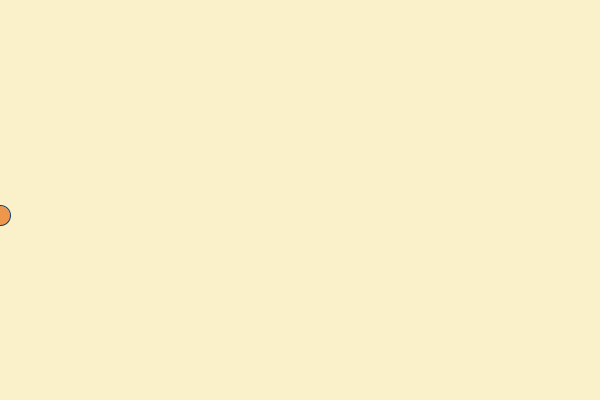
Frame 1 (no input)
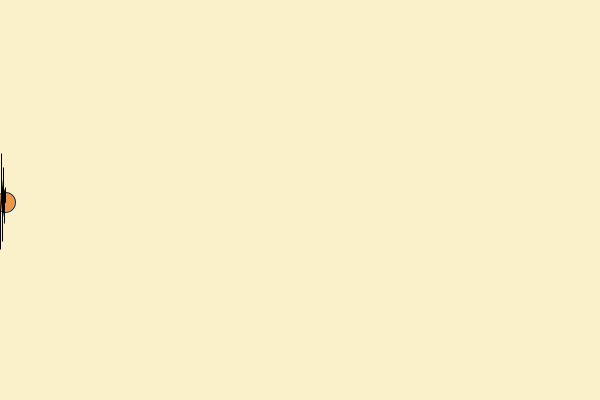
Frame 60 (the mouse pressed at the canvas centre just before this capture)
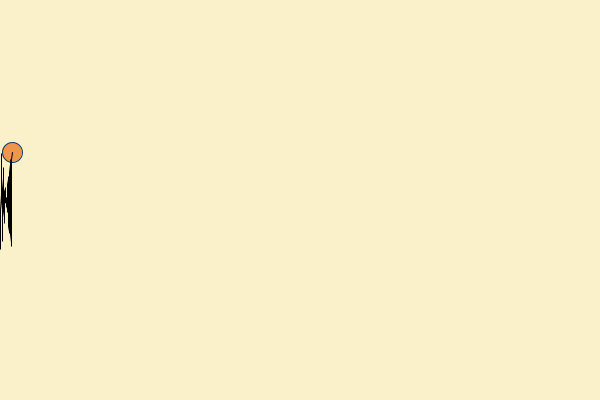
Frame 120 (the mouse held since frame 60 and released just before this capture)

The Processing sketch that drew these frames (run headless with seeded random() and noise(); from frame 60 on, the mouse is pressed at the canvas centre):

// Processing sketch: MovimientoOscilatorio
// ── MovimientoOscilatorio.pde
float x, y, v;
ArrayList<PVector> trayectoria; // Arraylist para almacenar las coordenadas de la trayectoria

void setup() {
  size(600, 400);
  trayectoria = new ArrayList<PVector>();
  v = 0.1; // Aumenta la velocidad para alargar el movimiento en el eje x
}

void draw() {
  background(#FAF0CA);

  particula();
  dibujarTrayectoria(); // Llamar a la función para dibujar la trayectoria
}

void particula() {
  // Calcular las coordenadas x y y de la bola utilizando funciones trigonométricas
  x += v; // Incrementa la posición en x con la velocidad
  
  y = height/2 + 50* (0.5 * sin(3*x) + 0.5*sin(3.5*x)); // Mantiene la misma amplitud en y
  
  trayectoria.add(new PVector(x, y)); // Agregar las coordenadas a la trayectoria
  
  // Particula P
  stroke(#0D3B66);
  fill(#EE964B);
  ellipse(x, y, 20, 20);
}

void dibujarTrayectoria() {
  noFill();
  stroke(0,0,0); // Color rojo para la trayectoria
  beginShape();
  for (PVector punto : trayectoria) {
    vertex(punto.x, punto.y);
  }
  endShape();
}
